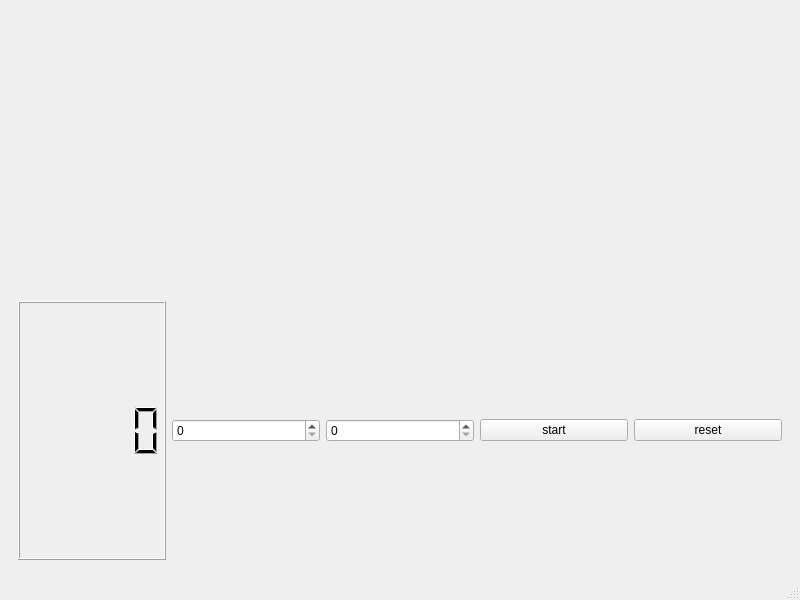
<?xml version="1.0" encoding="UTF-8"?>
<ui version="4.0">
 <class>MainWindow</class>
 <widget class="QMainWindow" name="MainWindow">
  <property name="geometry">
   <rect>
    <x>0</x>
    <y>0</y>
    <width>800</width>
    <height>600</height>
   </rect>
  </property>
  <property name="windowTitle">
   <string>MainWindow</string>
  </property>
  <widget class="QWidget" name="centralwidget">
   <layout class="QVBoxLayout" name="verticalLayout">
    <item>
     <widget class="QWidget" name="widget" native="true">
      <layout class="QVBoxLayout" name="verticalLayout_2">
       <item>
        <layout class="QGridLayout" name="gridLayout"/>
       </item>
      </layout>
     </widget>
    </item>
    <item>
     <widget class="QWidget" name="widget_2" native="true">
      <layout class="QHBoxLayout" name="horizontalLayout">
       <item>
        <widget class="QLCDNumber" name="lcdNumber"/>
       </item>
       <item>
        <widget class="QSpinBox" name="spinBoxf"/>
       </item>
       <item>
        <widget class="QSpinBox" name="spinBoxc"/>
       </item>
       <item>
        <widget class="QPushButton" name="pushButton_2">
         <property name="text">
          <string>start</string>
         </property>
        </widget>
       </item>
       <item>
        <widget class="QPushButton" name="pushButton">
         <property name="text">
          <string>reset</string>
         </property>
        </widget>
       </item>
      </layout>
     </widget>
    </item>
   </layout>
  </widget>
  <widget class="QMenuBar" name="menubar">
   <property name="geometry">
    <rect>
     <x>0</x>
     <y>0</y>
     <width>800</width>
     <height>21</height>
    </rect>
   </property>
  </widget>
  <widget class="QStatusBar" name="statusbar"/>
 </widget>
 <resources/>
 <connections/>
</ui>
